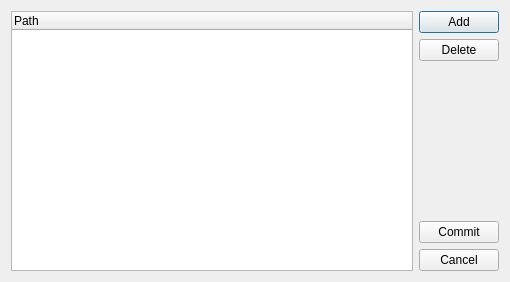
<?xml version="1.0" encoding="UTF-8"?>
<ui version="4.0">
 <class>DirectoryList</class>
 <widget class="QDialog" name="DirectoryList">
  <property name="geometry">
   <rect>
    <x>0</x>
    <y>0</y>
    <width>510</width>
    <height>282</height>
   </rect>
  </property>
  <property name="windowTitle">
   <string>Form</string>
  </property>
  <layout class="QHBoxLayout" name="horizontalLayout">
   <item>
    <widget class="QTreeWidget" name="treeWidget">
     <column>
      <property name="text">
       <string>Path</string>
      </property>
     </column>
    </widget>
   </item>
   <item>
    <layout class="QVBoxLayout" name="verticalLayout">
     <item>
      <widget class="QPushButton" name="pushButton_Add">
       <property name="text">
        <string>Add</string>
       </property>
      </widget>
     </item>
     <item>
      <widget class="QPushButton" name="pushButton_Del">
       <property name="text">
        <string>Delete</string>
       </property>
      </widget>
     </item>
     <item>
      <spacer name="verticalSpacer">
       <property name="orientation">
        <enum>Qt::Vertical</enum>
       </property>
       <property name="sizeHint" stdset="0">
        <size>
         <width>20</width>
         <height>40</height>
        </size>
       </property>
      </spacer>
     </item>
     <item>
      <widget class="QPushButton" name="pushButton_Commit">
       <property name="text">
        <string>Commit</string>
       </property>
      </widget>
     </item>
     <item>
      <widget class="QPushButton" name="pushButton_Cancel">
       <property name="text">
        <string>Cancel</string>
       </property>
      </widget>
     </item>
    </layout>
   </item>
  </layout>
 </widget>
 <resources/>
 <connections/>
</ui>
